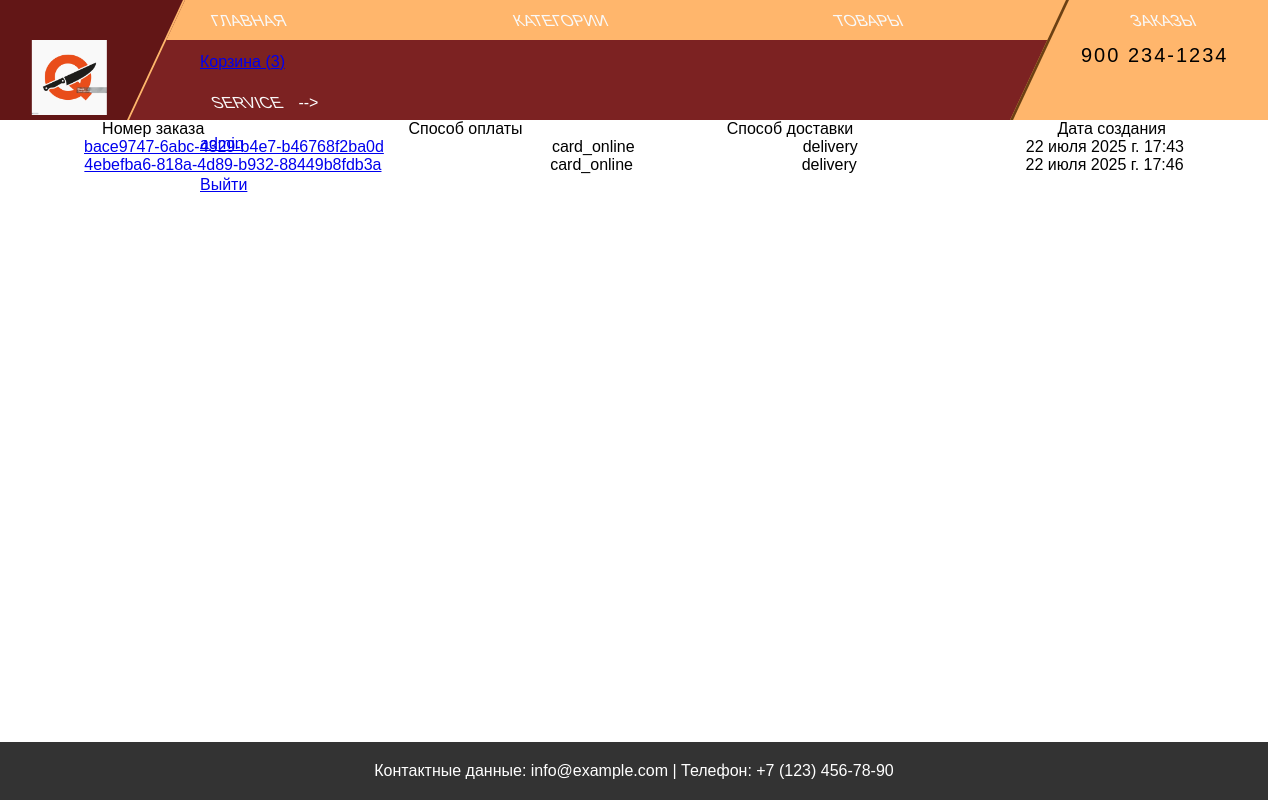
/orders/list/ (signed in), run on the app's committed database.
### users/models.py (models this page shows)
class CustomUser(AbstractUser):
    phone = models.CharField(max_length=20, verbose_name="Телефон")
    city = models.CharField(max_length=100, verbose_name="Город")
    image = models.ImageField(upload_to="users/", null=True, verbose_name='Изображение')

### orders/models.py (models this page shows, shortened)
class Order(models.Model):
    number = models.CharField(primary_key=True, unique=True, max_length=256, editable=False)
    user = models.ForeignKey(User, on_delete=models.CASCADE, editable=False, null=True)
    cart = models.OneToOneField(CartUser, on_delete=models.SET_NULL, editable=False, null=True)
    status = models.CharField(max_length=50, default='в обработке', editable=False)
    payment = models.CharField(max_length=50, default='картой', choices=PAYMENT_CHOISES)
    delivery = models.CharField(max_length=50, default='самовывоз из магазина', choices=DELIVERY_CHOISES)
    address = models.TextField(null=True)
    created_at = models.DateTimeField(auto_now_add=True, editable=False)
    name = models.CharField(max_length=50, null=True)
    last_name = models.CharField(max_length=50, null=True)
    email = models.EmailField(null=True)
    phone = models.CharField(max_length=20, null=True)

### orders/views.py (the view)
# urls.py: path('list/', orders_list, name='orders'),
@login_required
def orders_list(request):
    orders = Order.objects.filter(user=request.user)
    context = {"orders": orders}
    return render(request, template_name="orders/orders.html", context=context)

### cart/context_processors.py (called while the page is built)
def cart(request):
    if request.user.id:
        return {'cart': ProductCartUser(request)}
    return {'cart': Cart(request)}

### cart/views.py (called while the page is built)
    def __len__(self):
        return sum(item['quantity'] for item in self.cart.values())

### orders/context_processors.py (called while the page is built)
def quick_order_form(request):
    return {'quick_order_form': QuickOrderForm()}

### orders/templates/orders/orders.html (shortened to what this page needs)
{% extends 'base.html' %}
{% load static %}
{% block content %}
<div class="orders">
    <div class="orders-header">
        <div class="order-header">Номер заказа</div>
        <div class="order-header">Способ оплаты</div>
        <div class="order-header">Способ доставки</div>
        <div class="order-header">Дата создания</div>
    </div>
    <div class="order-items">
    {% for order in orders %}
        <div class="order-item">
            <div class="order-number"><a href="{% url 'order_detail' order.number %}"> {{order.number}}</a></div>
            <div class="order-payment">{{order.payment}}</div>
            <div class="order-delivery">{{order.delivery}}</div>
            <div class="order-date">{{order.created_at}}</div>
        </div>
    {% endfor %}
    </div>
</div>
{% endblock content %}

### templates/base.html (shortened to what this page needs)
{% load static %}
<!DOCTYPE html>
<html lang="ru">
<head>
    <link rel="stylesheet" href="{% static 'css/styles.css' %}">
</head>
<body>
<header>
    <div role="navigation">
      <div class="">
        <div class="brand-logo">
          <a href=""><img src="/static/img/knife2.jpeg" /></a>
        </div>
        <div class="brand-phone">
          <a href="#">900 234-1234</a>
        </div>
        <div class="text-center">
          <nav class="top-bar-wrap">
            <ul class="top-bar">
              <li class="nav-item">
                <a href="{% url 'index' %}"" class="nav-link"><span class="inner-link">Главная</span></a>
              </li>
              <li class="nav-item">
                <a href="{% url 'categories' %}" class="nav-link"><span class="inner-link">Категории</span></a>
              </li>
              <li class="nav-item">
                <a href="{% url 'products' %}" class="nav-link"><span class="inner-link">Товары</span></a>
              </li>
              <li class="nav-item">
                <a href="{% url 'orders' %}" class="nav-link"><span class="inner-link">Заказы</span></a>
              </li>
              {% if cart|length != 0 %}
              <li><a href="{% url 'cart_detail' %}">Корзина (<span id="cartLengthHeader">{{cart|length}}</span>)</a></li>
              {% else %}-->
              <li><a href="{% url 'cart_detail' %}">Корзина <span id="cartLengthHeader"></span></a></li>
              {% endif %}
              <li class="nav-item">
                <a href="#" class="nav-link"><span class="inner-link">Service</span></a>
              </li>
              {% if request.user.id %}-->
              <li><a href="{% url 'users:detail' request.user.id %}">{{request.user}}</a></li>
              <li><a href="{% url 'users:logout' %}">Выйти</a></li>
              {% else %}-->
              <li><a href="{% url 'users:login' %}">Войти</a></li>
              <li><a href="{% url 'users:register' %}">Регистрация</a></li>
              {% endif %}
            </ul>
          </nav>
          <nav class="main-nav-wrap">
            <ul class="main-nav">
              <li class="nav-item">
              </li>
              <li class="nav-item">
              </li>
              <li class="nav-item">
              </li>
              <li class="nav-item">
              </li>
            </ul>
          </nav>
        </div>
      </div>
    </div>
</header>
    {% block content %}
    {% endblock content%}
    <footer class="footer__new">
        <p>Контактные данные: info@example.com | Телефон: +7 (123) 456-78-90</p>
    </footer>
</body>
</html>

### static/css/styles.css (style rules this page uses)
* { box-sizing: border-box; margin: 0; padding: 0; }
body { font-family: Arial, sans-serif; }
header { background-color: #e53d3d; color: white; }
footer { text-align: center; padding: 20px; background-color: #333; color: white; position: relative; bottom: 0; width: 100%; }
.footer__new { position: absolute; bottom: 0; left: 0; }
.top-bar .nav-item { display: inline-block; }
nav { padding: 0px; }
nav.top-bar-wrap { background: #ffb66c; }
.top-bar-wrap { height: 40px; line-height: 40px; }
.main-nav-wrap { height: 80px; line-height: 80px; }
nav.main-nav-wrap { background: #7c2222; font-size: 1.25rem }
nav.top-bar-wrap ul, nav.main-nav-wrap ul { margin-bottom: 0px; margin-top: 0px }
a.nav-link { border-left: 12px solid transparent; border-right: 12px solid transparent; color: #f9f9f9; text-transform: uppercase; font-family: ' Rubik' , sans-serif; transform: skew(-25deg); transition: all 400ms ease-out }
a .inner-link { display: inline-block; transform: skew(25deg) }
.nav-link { padding: 0px; }
.top-bar-wrap a { padding-left: 200px; height: 100px; line-height: 41px; }
.brand-logo img { height: 75px; transform: skew(25deg) }
.brand-phone a { display: block; font-size: 1.25em; text-decoration: none; color: #000000; letter-spacing: 2px; height: 40px; line-height: 1.5em; transform: skew(25deg) }
.brand-phone, .brand-logo { padding: 40px; position: absolute; top: 0; height: 120px; transform: skewX(-25deg); }
.brand-logo { left: -30px; padding-left: 70px; background: #621616; border-right: 2px solid #ffb66c; }
.brand-phone { right: 0; right: -30px; padding-right: 70px; background: #ffb66c; border-left: 3px solid #6c4013; }

### orders/templates/orders/orders.html (style rules this page uses)
.orders-header { display: flex; justify-content: space-around; flex-direction: row; }
.order-items { display: flex; justify-content: space-around; flex-direction: column; }
.order-item { display: flex; justify-content: space-around; }

### data on the page
CustomUser: user "admin"
Order: number "bace9747-6abc-4329-b4e7-b46768f2ba0d", payment "card_online", delivery "delivery", created_at "22 июля 2025 г. 17:43"
Order: number "4ebefba6-818a-4d89-b932-88449b8fdb3a", payment "card_online", delivery "delivery", created_at "22 июля 2025 г. 17:46"

### other printed values
{{ cart|length }} "3"
